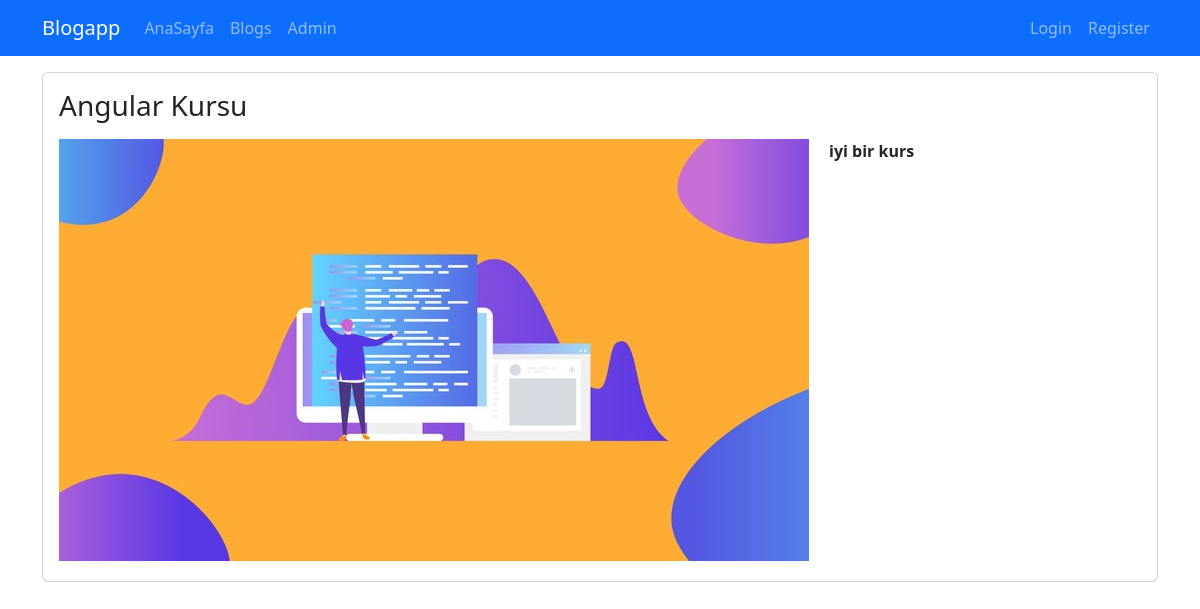
The page /blogs/angular-kursu on the database its author committed.
### blog/models.py (models this page shows, shortened)
class Blog(models.Model):
    title = models.CharField(max_length=200)
    image = models.ImageField(upload_to="blogs")
    description = RichTextField()
    is_active = models.BooleanField(default=False)
    is_home = models.BooleanField(default=False)
    slug = models.SlugField(null=False, blank=True, unique=True, db_index=True, editable=False)
    categories = models.ManyToManyField(Category,blank=True)

### blog/views.py (the view)
# urls.py: path("blogs/<slug:slug>", views.blog_details,name="blog_details"),
def blog_details(request, slug):
    blog = Blog.objects.get(slug=slug)
    return render(request, 'blog/blog_details.html', {"blog": blog})

### blog/templates/blog/blog_details.html (shortened to what this page needs)
{% extends "base.html" %}
{% load static %}
{% block content %}
    <div class="container mt-3">
        <div class="row">
            <div class="col-12">
                <div class="card mb-3">
                    <div class="row">
                        <div class="col-md-12">
                            <div class="card-body">
                                <h1 class="card-title h3 mb-3">
                                        {{ blog.title|title }}
                                </h1>
                                        <img src="{{ blog.image.url }}" alt="" class="img-fluid" style="float: left; margin-right: 20px;margin-bottom: 20px">
                                <p class="card-text">{{ blog.description | safe }}  </p>
                            </div>
                        </div>
                    </div>
                </div>
            </div>
        </div>
    </div>
{% endblock %}

### rows shown on the page
Blog: title "Angular Kursu", image (picture), description "iyi bir kurs"
